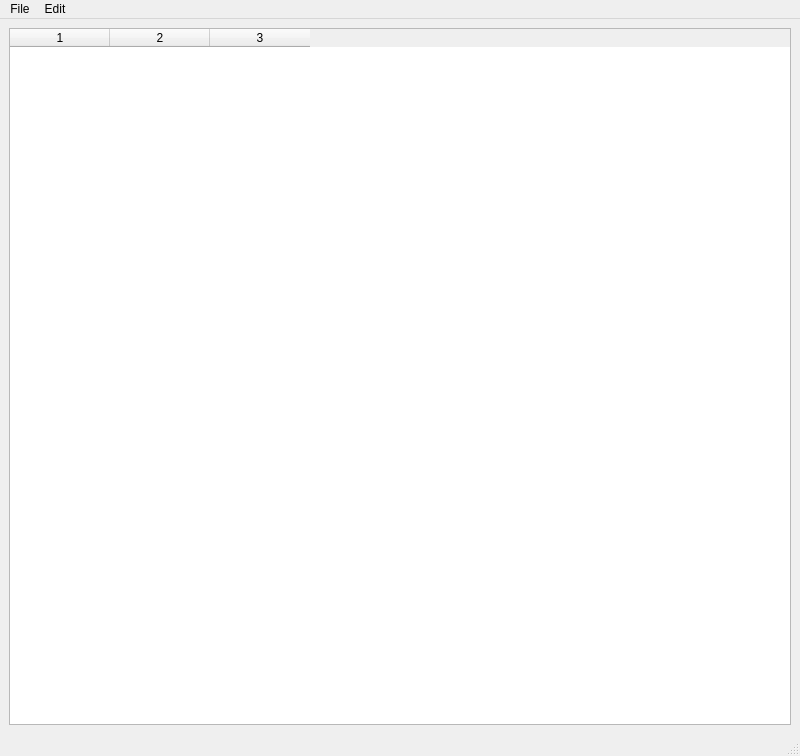
<?xml version="1.0" encoding="UTF-8"?>
<ui version="4.0">
 <class>MainWindow</class>
 <widget class="QMainWindow" name="MainWindow">
  <property name="geometry">
   <rect>
    <x>0</x>
    <y>0</y>
    <width>800</width>
    <height>756</height>
   </rect>
  </property>
  <property name="windowTitle">
   <string>Freepoint Client</string>
  </property>
  <property name="windowIcon">
   <iconset resource="../resources/resource.qrc">
    <normaloff>:/go-home</normaloff>:/go-home</iconset>
  </property>
  <widget class="QWidget" name="centralwidget">
   <layout class="QGridLayout" name="gridLayout">
    <item row="0" column="0">
     <widget class="QTableWidget" name="tableWidget">
      <property name="columnCount">
       <number>3</number>
      </property>
      <column/>
      <column/>
      <column/>
     </widget>
    </item>
   </layout>
  </widget>
  <widget class="QMenuBar" name="menubar">
   <property name="geometry">
    <rect>
     <x>0</x>
     <y>0</y>
     <width>800</width>
     <height>21</height>
    </rect>
   </property>
   <widget class="QMenu" name="menuFile">
    <property name="title">
     <string>File</string>
    </property>
    <addaction name="separator"/>
    <addaction name="actionConnection_details"/>
    <addaction name="actionQuit"/>
   </widget>
   <widget class="QMenu" name="menuEdit">
    <property name="title">
     <string>Edit</string>
    </property>
    <widget class="QMenu" name="menuSelect_Table">
     <property name="title">
      <string>Select Table</string>
     </property>
    </widget>
    <addaction name="menuSelect_Table"/>
    <addaction name="actionManageConnections"/>
   </widget>
   <addaction name="menuFile"/>
   <addaction name="menuEdit"/>
  </widget>
  <widget class="QStatusBar" name="statusbar"/>
  <action name="actionQuit">
   <property name="text">
    <string>Quit.</string>
   </property>
  </action>
  <action name="actionConnection_details">
   <property name="text">
    <string>Add Connection</string>
   </property>
  </action>
  <action name="actionManage_Connections">
   <property name="text">
    <string>Manage Connections</string>
   </property>
  </action>
  <action name="actionSomething">
   <property name="text">
    <string>Something</string>
   </property>
  </action>
  <action name="actionManageConnections">
   <property name="text">
    <string>Manage Connections</string>
   </property>
  </action>
 </widget>
 <resources>
  <include location="../resources/resource.qrc"/>
 </resources>
 <connections>
  <connection>
   <sender>tableWidget</sender>
   <signal>cellChanged(int,int)</signal>
   <receiver>MainWindow</receiver>
   <slot>changeTable()</slot>
   <hints>
    <hint type="sourcelabel">
     <x>248</x>
     <y>182</y>
    </hint>
    <hint type="destinationlabel">
     <x>1068</x>
     <y>622</y>
    </hint>
   </hints>
  </connection>
  <connection>
   <sender>actionConnection_details</sender>
   <signal>triggered()</signal>
   <receiver>MainWindow</receiver>
   <slot>openConnectionDialog()</slot>
   <hints>
    <hint type="sourcelabel">
     <x>-1</x>
     <y>-1</y>
    </hint>
    <hint type="destinationlabel">
     <x>399</x>
     <y>299</y>
    </hint>
   </hints>
  </connection>
  <connection>
   <sender>actionQuit</sender>
   <signal>triggered()</signal>
   <receiver>MainWindow</receiver>
   <slot>close()</slot>
   <hints>
    <hint type="sourcelabel">
     <x>-1</x>
     <y>-1</y>
    </hint>
    <hint type="destinationlabel">
     <x>399</x>
     <y>299</y>
    </hint>
   </hints>
  </connection>
  <connection>
   <sender>tableWidget</sender>
   <signal>cellDoubleClicked(int,int)</signal>
   <receiver>MainWindow</receiver>
   <slot>storeCell()</slot>
   <hints>
    <hint type="sourcelabel">
     <x>453</x>
     <y>484</y>
    </hint>
    <hint type="destinationlabel">
     <x>911</x>
     <y>759</y>
    </hint>
   </hints>
  </connection>
  <connection>
   <sender>tableWidget</sender>
   <signal>cellEntered(int,int)</signal>
   <receiver>MainWindow</receiver>
   <slot>storeCell()</slot>
   <hints>
    <hint type="sourcelabel">
     <x>398</x>
     <y>368</y>
    </hint>
    <hint type="destinationlabel">
     <x>1022</x>
     <y>749</y>
    </hint>
   </hints>
  </connection>
  <connection>
   <sender>actionManageConnections</sender>
   <signal>triggered()</signal>
   <receiver>MainWindow</receiver>
   <slot>openManageDialog()</slot>
   <hints>
    <hint type="sourcelabel">
     <x>-1</x>
     <y>-1</y>
    </hint>
    <hint type="destinationlabel">
     <x>399</x>
     <y>299</y>
    </hint>
   </hints>
  </connection>
 </connections>
 <slots>
  <slot>changeTable()</slot>
  <slot>openConnectionDialog()</slot>
  <slot>storeCell()</slot>
  <slot>openManageDialog()</slot>
 </slots>
</ui>
